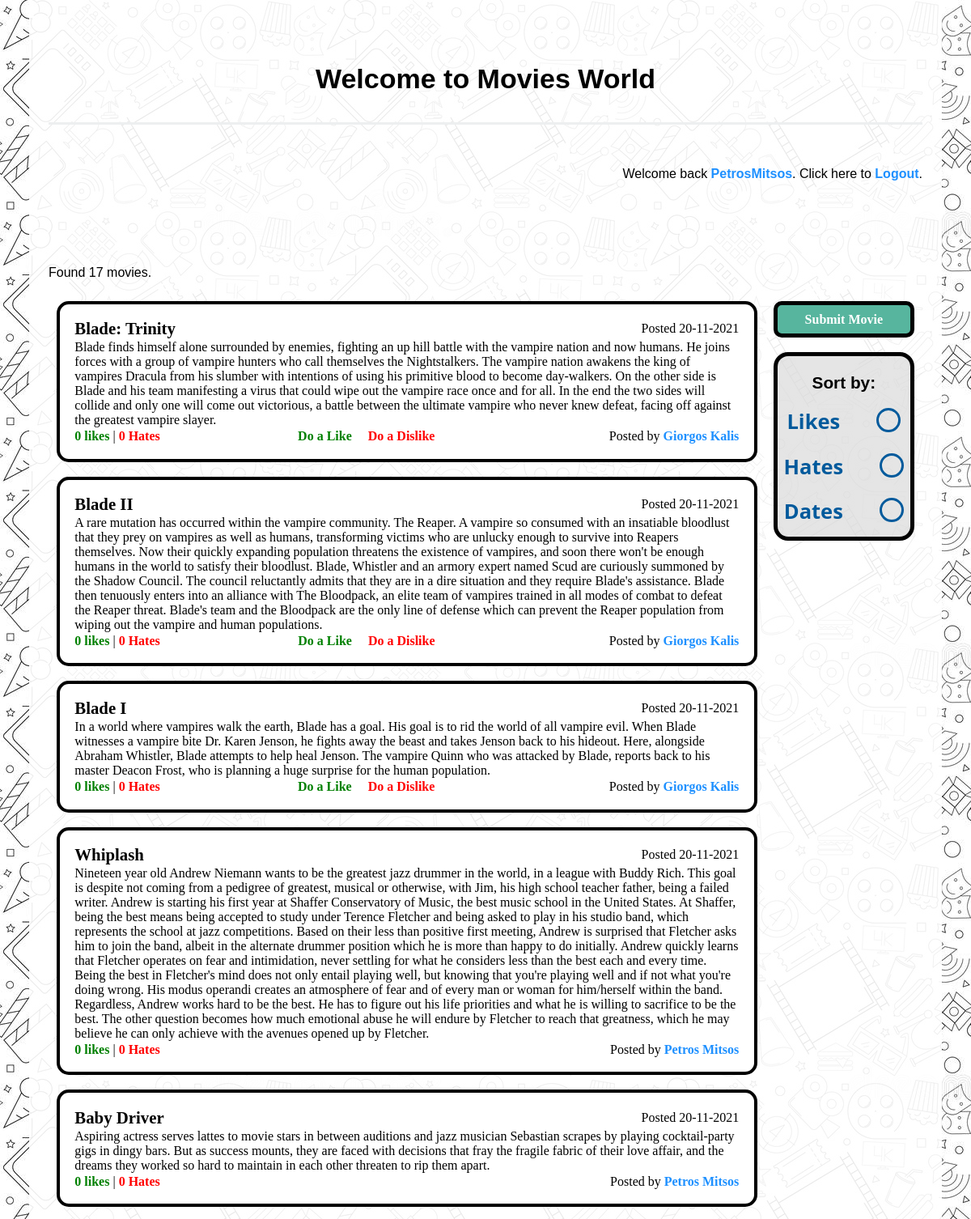
Page /index.php?status=dupvote (signed in, upper part) on the committed database.
### tables this page shows
CREATE TABLE `movies` (
  `serialNo` int(11) NOT NULL,
  `Name` varchar(45) DEFAULT NULL,
  `Description` longtext DEFAULT NULL,
  `Likes` int(10) DEFAULT NULL,
  `Hates` int(10) NOT NULL,
  `postdate` timestamp NOT NULL DEFAULT current_timestamp() ON UPDATE current_timestamp(),
  `user_ID` int(20) NOT NULL
);

CREATE TABLE `users` (
  `user_ID` int(11) NOT NULL,
  `user_name` varchar(50) NOT NULL,
  `password` varchar(50) NOT NULL,
  `name` varchar(30) NOT NULL,
  `lastname` varchar(30) NOT NULL,
  `email` varchar(70) NOT NULL
);

### Paginator.class.php (called while the page is built, shortened)
<?php
class Paginator {
        private $_conn;
        private $_query;
        private $_total;
public function __construct( $conn, $query ) {
    $this->_conn = $conn;
    $this->_query = $query;
    $rs= $this->_conn->query( $this->_query )or die($conn->error);
    $this->_total =  $_SESSION["Total"];
    if(isset($_SESSION["NameQuery"])){$this->_query = $_SESSION["NameQuery"]; }
    else if(isset($_SESSION["GenreQuery"])){$this->_query = $_SESSION["GenreQuery"]; }
    else if(isset($_SESSION["YearQuery"])){$this->_query = $_SESSION["YearQuery"]; }
    else   $this->_query = $query;
}
public function getData( $page = 2, $limit = 25 ) {
    $this->_limit   = $limit;
    $this->_page    = $page;
        $query      = $this->_query .",".$this->_limit;
    $rs             = $this->_conn->query( $query )  or die($this->_conn->error);
    while ( $row = $rs->fetch_assoc() ) {
        $results[]  = $row;
    }
    $result         = new stdClass();
    $result->page   = $this->_page;
    $result->limit  = $this->_limit;
    $result->total  = $this->_total;
    $result->data   = $results;
    return $result;
}
}

### index.php (the view, shortened to what this page needs)
<?php
   require_once 'Paginator.class.php';
   $conn = new mysqli('127.0.0.1', 'root', '', 'mydb');
   $limit = (isset($_GET['limit'])) ? $_GET['limit'] : 25;
   $page = (isset($_GET['page'])) ? $_GET['page'] : 1;
       if (!isset($_COOKIE["column_to_sort"])){
       $query = "SELECT * FROM movies  ORDER BY postdate desc limit " .($page - 1)* $limit;
       }
       else{
        $query = "SELECT * FROM movies  ORDER BY " . $_COOKIE["column_to_sort"] . " desc limit " .($page - 1)* $limit;
       }
   $Paginator = new Paginator($conn, $query);
   $results = $Paginator->getData($page, $limit);
  ?>
<!DOCTYPE html>
<head>
   <link rel="stylesheet" href="./assets/css/styles.css">
</head>
<body>
   <div class="main_container">
      <br><br>
      <div style="border-bottom: solid #edeff0 3px;">
         <p id="page_header">
            Welcome to Movies World
         </p>
      </div>
      <br><br>
      <?php
         if(isset($_SESSION["user_name"])) {
         ?>
      <p style="text-align: right;"> Welcome back <span style="color:#1e90ff;font-weight: bold;"><?php echo $_SESSION["user_name"]; ?></span>. Click here to <a style="color: #1e90ff;text-decoration: none;font-weight: bold;" href="logout.php" tite="Logout">Logout</a>. </p>
      <?php
         }else
         require('database.php');
         ?>
      <br><br>
      <br><br>
          <?php
              $result=mysqli_query($conn,"SELECT count(*) as total from movies");
              $data=mysqli_fetch_assoc($result);
              echo '<p> Found '.$data['total'].' movies.</p>';
          ?>
      <div class="flex-container">
        <div class="flex-item-left">
            <?php
               for ($i = 0;$i < count($results->data);$i++) {
                 $user_id = $results->data[$i]['user_ID'];
                 $query = "SELECT name,lastname  FROM `users` WHERE user_ID = '$user_id'";
                 $result = mysqli_query($conn,$query) or die(mysqli_error());
                while($row= mysqli_fetch_array($result))
            {
                  $nameuser = $row['name'];
                  $lastnameuser = $row['lastname'];
            }
                    echo '
                    <div style="border: solid black 4px;border-radius:15px;padding:2%;background-color:white;">
                      <table style="border-collapse: collapse;border:none;">
                        <tr>
                            <td colspan="2" style="text-align:left;font-size: 1.3em;font-weight:bold;">' . $results->data[$i]['Name']        .'</td>
                            <td style="text-align:right;"> Posted '. date('d-m-Y', strtotime($results->data[$i]['postdate']))    .'</td>
                          </tr>
                          <tr>
                            <td colspan="3">'. $results->data[$i]['Description']  .'</td>
                          </tr>
                          <tr>
                            <td style="text-align:left;"><span style="color:green; font-weight:bold;">' . $results->data[$i]['Likes'] .' likes </span>| <span style="color:red; font-weight:bold;"> '. $results->data[$i]['Hates']  . ' Hates </span> </td>
                            <td>';
                            if(isset($_SESSION["user_name"])&& ($results->data[$i]['user_ID']!= $_SESSION['USER_ID'])) {
                          echo '
                              <center>
                                <a href="updatelikes.php?userName='. $_SESSION["user_name"] . '&movieID=' . $results->data[$i]['serialNo'] . '" style="color:green; font-weight:bold; text-decoration:none;">Do a Like</a> &nbsp;&nbsp;&nbsp; <a href="updatedislikes.php?userName='. $_SESSION["user_name"] . '&movieID=' . $results->data[$i]['serialNo'] . '"style="color:red; font-weight:bold; text-decoration:none;">Do a Dislike</a>
                              </center>';
                            }
                          echo '</td>
                            <td style="text-align:right;"> Posted by <span style="color: #1e90ff;font-weight: bold;">'.  $nameuser .'  '. $lastnameuser .'</span></td>
                          </tr>
                      </table>
                      </div>
                      <br>';
                }
               ?>
        </div>
        <div class="flex-item-right">
          <?php
        	if(isset($_SESSION["user_name"])) {
          		echo '<center>
          				<a href="submitMovie.php" class="movie_reg_btn">
          					Submit Movie
          				</a> <br>
          			  </center>';
          	}
          ?>
          <form action="index.php" style="background-color: rgb(219, 219, 219,0.7);padding-bottom: 9%;border-radius: 18px;border: solid black 5px;">
            <p style="text-align:center;font-size: 1.3em;font-weight:bold;">Sort by:</p>
            <label class="form-control">
              <input type="radio" name="columnname" value= "Likes"/> &nbsp; &nbsp; Likes
            </label>
            <label class="form-control">
              <input type="radio" name="columnname" value= "Hates" /> &nbsp; &nbsp; Hates
            </label>
            <label class="form-control">
              <input type="radio" name="columnname"  value= "postdate"  /> &nbsp; &nbsp; Dates
            </label>
          </form>
        </div>
      </div>
      <br>
   </div>
</body>
</html>

### assets/css/styles.css (style rules this page uses)
body { padding-left: 3%; padding-right: 3%; margin:0; background-image: url("./images/bg.jpg"); */ }
html,body { font-family: calibri; height: 100%; }
a { background-color:transparent; -webkit-text-decoration-skip:objects; }
p { font-size: 1em; font-family: Arial, Helvetica, sans-serif; }
* { box-sizing: border-box; }
#page_header { text-align: center; font-weight: bold; font-size: calc(1vw + 10px + 1vmin); font-family: Arial, Helvetica, sans-serif; }
.main_container { background-color: rgba(255, 255, 255, 0.91); padding: 0.5em 1.5em 0.5em 1.5em; }
.flex-container { display: flex; flex-wrap: wrap; }
.flex-item-left { padding: 10px; flex: 82%; }
.flex-item-right { padding: 10px; flex: 18%; }
a { color: dodgerblue; }
input { width: 100%; padding: 12px; border: 1px solid #ccc; border-radius: 4px; box-sizing: border-box; margin-top: 6px; margin-bottom: 16px; }
*, *:before, *:after { box-sizing: border-box; }
form .form-control { display: grid; place-content: center; }
.form-control { font-family: system-ui, sans-serif; font-size: calc(1vw + 1.5px + 1vmin); color: #005A9C; font-weight: bold; line-height: 1.1; display: grid; grid-template-columns: 1em auto; gap: 0.9em; direction: rtl; }
.form-control + .form-control { margin-top: 1em; }
input[type="radio"] { -webkit-appearance: none; appearance: none; background-color: var(--form-background); margin: 0; font: inherit; color: #005A9C; width: calc(1.5px + 1vmin); height: calc(1.5px + 1vmin); border: 0.15em solid #005A9C; border-radius: 50%; transform: translateY(-0.075em); display: grid; place-content: center; }
input[type="radio"]::before { content: ""; width: calc(7.5px + 1vmin); height: calc(7.5px + 1vmin); border-radius: 50%; transform: scale(0); transition: 120ms transform ease-in-out; box-shadow: inset 1em 1em var(--form-control-color); background-color: CanvasText; }
.movie_reg_btn { width:100%; color:white; display:block; font-weight:bold; border-radius:10px; text-decoration:none; padding: 5% 10% 5% 10%; border: solid black 5px; background-color:#57b59e; }

### rows in the picture
movies: Name "Blade: Trinity", postdate "20-11-2021", Description "Blade finds himself alone surrounded by enemies, fighting an up hill battle with the vampire nation and now humans. He joins forces with a group of vampire hunters who call themselves the Nightstalkers. The vampire nation awakens the king of vampires Dracula from his slumber with intentions of using his primitive blood to become day-walkers. On the other side is Blade and his team manifesting a virus that could wipe out the vampire race once and for all. In the end the two sides will collide and only one will come out victorious, a battle between the ultimate vampire who never knew defeat, facing off against the greatest vampire slayer.", Likes "0", Hates "0", user_ID.name "Giorgos", user_ID.lastname "Kalis"
movies: Name "Blade II", postdate "20-11-2021", Description "A rare mutation has occurred within the vampire community. The Reaper. A vampire so consumed with an insatiable bloodlust that they prey on vampires as well as humans, transforming victims who are unlucky enough to survive into Reapers themselves. Now their quickly expanding population threatens the existence of vampires, and soon there won't be enough humans in the world to satisfy their bloodlust. Blade, Whistler and an armory expert named Scud are curiously summoned by the Shadow Council. The council reluctantly admits that they are in a dire situation and they require Blade's assistance. Blade then tenuously enters into an alliance with The Bloodpack, an elite team of vampires trained…", Likes "0", Hates "0", user_ID.name "Giorgos", user_ID.lastname "Kalis"
movies: Name "Blade I", postdate "20-11-2021", Description "In a world where vampires walk the earth, Blade has a goal. His goal is to rid the world of all vampire evil. When Blade witnesses a vampire bite Dr. Karen Jenson, he fights away the beast and takes Jenson back to his hideout. Here, alongside Abraham Whistler, Blade attempts to help heal Jenson. The vampire Quinn who was attacked by Blade, reports back to his master Deacon Frost, who is planning a huge surprise for the human population.", Likes "0", Hates "0", user_ID.name "Giorgos", user_ID.lastname "Kalis"
movies: Name "Whiplash", postdate "20-11-2021", Description "Nineteen year old Andrew Niemann wants to be the greatest jazz drummer in the world, in a league with Buddy Rich. This goal is despite not coming from a pedigree of greatest, musical or otherwise, with Jim, his high school teacher father, being a failed writer. Andrew is starting his first year at Shaffer Conservatory of Music, the best music school in the United States. At Shaffer, being the best means being accepted to study under Terence Fletcher and being asked to play in his studio band, which represents the school at jazz competitions. Based on their less than positive first meeting, Andrew is surprised that Fletcher asks him to join the band, albeit in the alternate drummer position…", Likes "0", Hates "0", user_ID.name "Petros", user_ID.lastname "Mitsos"
movies: Name "Baby Driver", postdate "20-11-2021", Description "Aspiring actress serves lattes to movie stars in between auditions and jazz musician Sebastian scrapes by playing cocktail-party gigs in dingy bars. But as success mounts, they are faced with decisions that fray the fragile fabric of their love affair, and the dreams they worked so hard to maintain in each other threaten to rip them apart.", Likes "0", Hates "0", user_ID.name "Petros", user_ID.lastname "Mitsos"

### other values in the picture
$_SESSION["user_name"] "PetrosMitsos"
$data['total'] "17"
